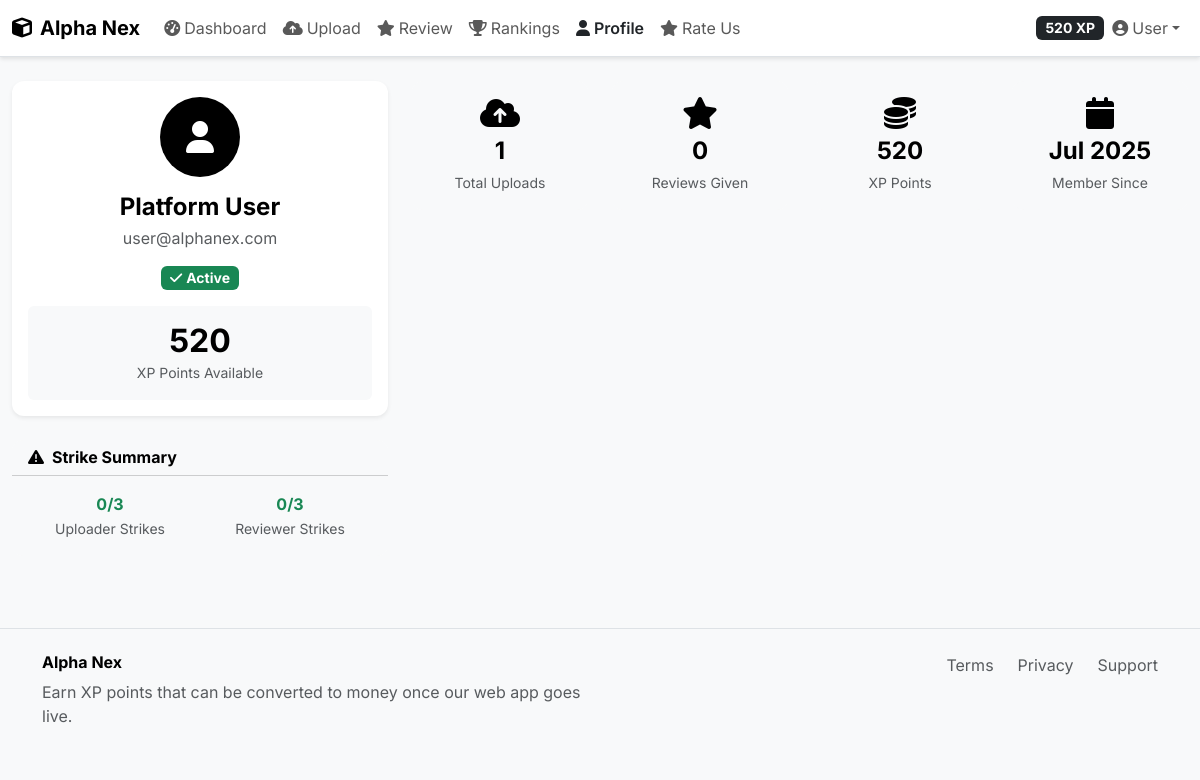
The app's page /profile (signed in) with its own data.
### models.py (models this page shows, shortened)
class User(UserMixin, db.Model):
    id = db.Column(db.Integer, primary_key=True)
    username = db.Column(db.String(64), unique=True, nullable=False)
    name = db.Column(db.String(100), nullable=False)
    email = db.Column(db.String(120), unique=True, nullable=False)
    password_hash = db.Column(db.String(256), nullable=False)
    is_verified = db.Column(db.Boolean, default=False)
    xp_points = db.Column(db.Integer, default=0)
    uploader_strikes = db.Column(db.Integer, default=0)
    reviewer_strikes = db.Column(db.Integer, default=0)
    is_banned = db.Column(db.Boolean, default=False)
    created_at = db.Column(db.DateTime, default=datetime.utcnow)
    kyc_verified = db.Column(db.Boolean, default=False)
    document_path = db.Column(db.String(255))
    selfie_path = db.Column(db.String(255))
    daily_upload_bytes = db.Column(db.Integer, default=0)
    daily_upload_count = db.Column(db.Integer, default=0)
    daily_upload_reset = db.Column(db.DateTime, default=datetime.utcnow)
    daily_review_count = db.Column(db.Integer, default=0)
    daily_review_reset = db.Column(db.DateTime, default=datetime.utcnow)
    uploads = db.relationship('Upload', backref='user', lazy=True)
    reviews = db.relationship('Review', backref='reviewer', lazy=True)
    strikes = db.relationship('Strike', backref='user', lazy=True)

### routes.py (the view)
@app.route('/profile')
def profile():
    if 'user_id' not in session:
        user = get_or_create_user_for_session()
        session['user_id'] = user.id
        session['user_name'] = 'Demo User'
    try:
        user = User.query.get(session['user_id'])
        if not user:
            user = get_or_create_user_for_session()
            session['user_id'] = user.id
        strikes = Strike.query.filter_by(user_id=user.id)\
                             .order_by(Strike.created_at.desc()).all()
        return render_template('profile.html',
                             current_user=user,
                             demo_user=user,
                             strikes=strikes)
    except Exception as e:
        app.logger.error(f"Profile error: {e}")
        return render_template('error.html', error=f"Profile error: {str(e)}")

### templates/profile.html (shortened to what this page needs)
{% extends "base.html" %}
{% block content %}
<div class="row">
    <div class="col-lg-4">
        <div class="card border-0 shadow-sm mb-4">
            <div class="card-body text-center">
                <div class="bg-black text-white rounded-circle d-inline-flex align-items-center justify-content-center mb-3"
                     style="width: 80px; height: 80px;">
                    <i class="fas fa-user fa-2x"></i>
                </div>
                <h4 class="fw-bold text-black mb-1">{{ current_user.name }}</h4>
                <p class="text-muted mb-3">{{ current_user.email }}</p>
                <div class="d-flex justify-content-center gap-2 mb-3">
                    {% if current_user.is_banned %}
                    <span class="badge bg-danger">
                        <i class="fas fa-ban me-1"></i>Banned
                    </span>
                    {% else %}
                    <span class="badge bg-success">
                        <i class="fas fa-check me-1"></i>Active
                    </span>
                    {% endif %}
                </div>
                <div class="bg-light rounded p-3">
                    <h2 class="fw-bold text-black mb-0">{{ current_user.xp_points }}</h2>
                    <small class="text-muted">XP Points Available</small>
                </div>
            </div>
        </div>
        <div class="card border-0 {% if current_user.uploader_strikes > 0 or current_user.reviewer_strikes > 0 %}bg-warning bg-opacity-10 border-warning{% else %}bg-light{% endif %}">
            <div class="card-header bg-transparent">
                <h6 class="fw-bold text-black mb-0">
                    <i class="fas fa-exclamation-triangle me-2"></i>Strike Summary
                </h6>
            </div>
            <div class="card-body">
                <div class="row text-center g-3">
                    <div class="col-6">
                        <div class="fw-bold text-{% if current_user.uploader_strikes >= 3 %}danger{% elif current_user.uploader_strikes > 0 %}warning{% else %}success{% endif %}">
                            {{ current_user.uploader_strikes }}/3
                        </div>
                        <small class="text-muted">Uploader Strikes</small>
                    </div>
                    <div class="col-6">
                        <div class="fw-bold text-{% if current_user.reviewer_strikes >= 3 %}danger{% elif current_user.reviewer_strikes > 0 %}warning{% else %}success{% endif %}">
                            {{ current_user.reviewer_strikes }}/3
                        </div>
                        <small class="text-muted">Reviewer Strikes</small>
                    </div>
                </div>
            </div>
        </div>
    </div>
    <div class="col-lg-8">
        <div class="row g-4 mb-4">
            <div class="col-sm-6 col-lg-3">
                <div class="card border-0 bg-light text-center">
                    <div class="card-body">
                        <i class="fas fa-cloud-upload-alt fa-2x text-black mb-2"></i>
                        <h4 class="fw-bold text-black mb-1">{{ current_user.uploads|length }}</h4>
                        <small class="text-muted">Total Uploads</small>
                    </div>
                </div>
            </div>
            <div class="col-sm-6 col-lg-3">
                <div class="card border-0 bg-light text-center">
                    <div class="card-body">
                        <i class="fas fa-star fa-2x text-black mb-2"></i>
                        <h4 class="fw-bold text-black mb-1">{{ current_user.reviews|length }}</h4>
                        <small class="text-muted">Reviews Given</small>
                    </div>
                </div>
            </div>
            <div class="col-sm-6 col-lg-3">
                <div class="card border-0 bg-light text-center">
                    <div class="card-body">
                        <i class="fas fa-coins fa-2x text-black mb-2"></i>
                        <h4 class="fw-bold text-black mb-1">{{ current_user.xp_points }}</h4>
                        <small class="text-muted">XP Points</small>
                    </div>
                </div>
            </div>
            <div class="col-sm-6 col-lg-3">
                <div class="card border-0 bg-light text-center">
                    <div class="card-body">
                        <i class="fas fa-calendar fa-2x text-black mb-2"></i>
                        <h4 class="fw-bold text-black mb-1">{{ current_user.created_at.strftime('%b %Y') }}</h4>
                        <small class="text-muted">Member Since</small>
                    </div>
                </div>
            </div>
        </div>
    </div>
</div>
{% endblock %}

### templates/base.html (shortened to what this page needs)
<!DOCTYPE html>
<html lang="en">
<head>
    <link href="https://cdn.jsdelivr.net/npm/bootstrap@5.3.0/dist/css/bootstrap.min.css" rel="stylesheet">
    <link href="https://cdnjs.cloudflare.com/ajax/libs/font-awesome/6.4.0/css/all.min.css" rel="stylesheet">
    <link href="{{ url_for('static', filename='css/style.css') }}" rel="stylesheet">
</head>
<body>
    <nav class="navbar navbar-expand-lg navbar-light bg-white border-bottom">
        <div class="container-fluid">
            <a class="navbar-brand fw-bold text-black" href="{{ url_for('index') }}">
                <i class="fas fa-cube me-2"></i>Alpha Nex
            </a>
            <div class="collapse navbar-collapse" id="navbarNav">
                <ul class="navbar-nav me-auto">
                    <li class="nav-item">
                        <a class="nav-link" href="{{ url_for('dashboard') }}">
                            <i class="fas fa-tachometer-alt me-1"></i>Dashboard
                        </a>
                    </li>
                    <li class="nav-item">
                        <a class="nav-link" href="{{ url_for('upload_file') }}">
                            <i class="fas fa-cloud-upload-alt me-1"></i>Upload
                        </a>
                    </li>
                    <li class="nav-item">
                        <a class="nav-link" href="{{ url_for('review_content') }}">
                            <i class="fas fa-star me-1"></i>Review
                        </a>
                    </li>
                    <li class="nav-item">
                        <a class="nav-link" href="{{ url_for('ranking') }}">
                            <i class="fas fa-trophy me-1"></i>Rankings
                        </a>
                    </li>
                    <li class="nav-item">
                        <a class="nav-link" href="{{ url_for('profile') }}">
                            <i class="fas fa-user me-1"></i>Profile
                        </a>
                    </li>
                    <li class="nav-item">
                        <a class="nav-link" href="{{ url_for('rate_website') }}">
                            <i class="fas fa-star me-1"></i>Rate Us
                        </a>
                    </li>
                </ul>
                <ul class="navbar-nav">
                    <li class="nav-item dropdown">
                        <a class="nav-link dropdown-toggle d-flex align-items-center" href="#" role="button" data-bs-toggle="dropdown">
                            <span class="badge bg-dark me-2">{{ demo_user.xp_points if demo_user else 500 }} XP</span>
                            <i class="fas fa-user-circle me-1"></i>User
                        </a>
                    </li>
                </ul>
            </div>
        </div>
    </nav>
    <main class="container-fluid py-4">
        {% block content %}{% endblock %}
    </main>
    <footer class="bg-light border-top mt-5 py-4">
        <div class="container">
            <div class="row">
                <div class="col-md-6">
                    <h6 class="fw-bold text-black">Alpha Nex</h6>
                    <p class="text-muted mb-0">Earn XP points that can be converted to money once our web app goes live.</p>
                </div>
                <div class="col-md-6 text-md-end">
                    <div class="d-flex justify-content-md-end gap-4">
                        <a href="#" class="text-decoration-none text-muted">Terms</a>
                        <a href="#" class="text-decoration-none text-muted">Privacy</a>
                        <a href="#" class="text-decoration-none text-muted">Support</a>
                    </div>
                </div>
            </div>
        </div>
    </footer>
</body>
</html>

### static/css/style.css (style rules this page uses)
body { font-family: 'Inter', sans-serif; background-color: #f8f9fa; }
.navbar { box-shadow: 0 2px 4px rgba(0,0,0,0.1); }
.card { border-radius: 12px; border: none; }
.badge { font-size: 0.875rem; }
.nav-link.active { font-weight: 600; color: #212529 !important; }

### records on screen
User: xp_points "520", name "Platform User", email "user@alphanex.com", uploader_strikes "0", reviewer_strikes "0", created_at "Jul 2025"

### other values on screen
{{ current_user.uploads|length }} "1"
{{ current_user.reviews|length }} "0"
